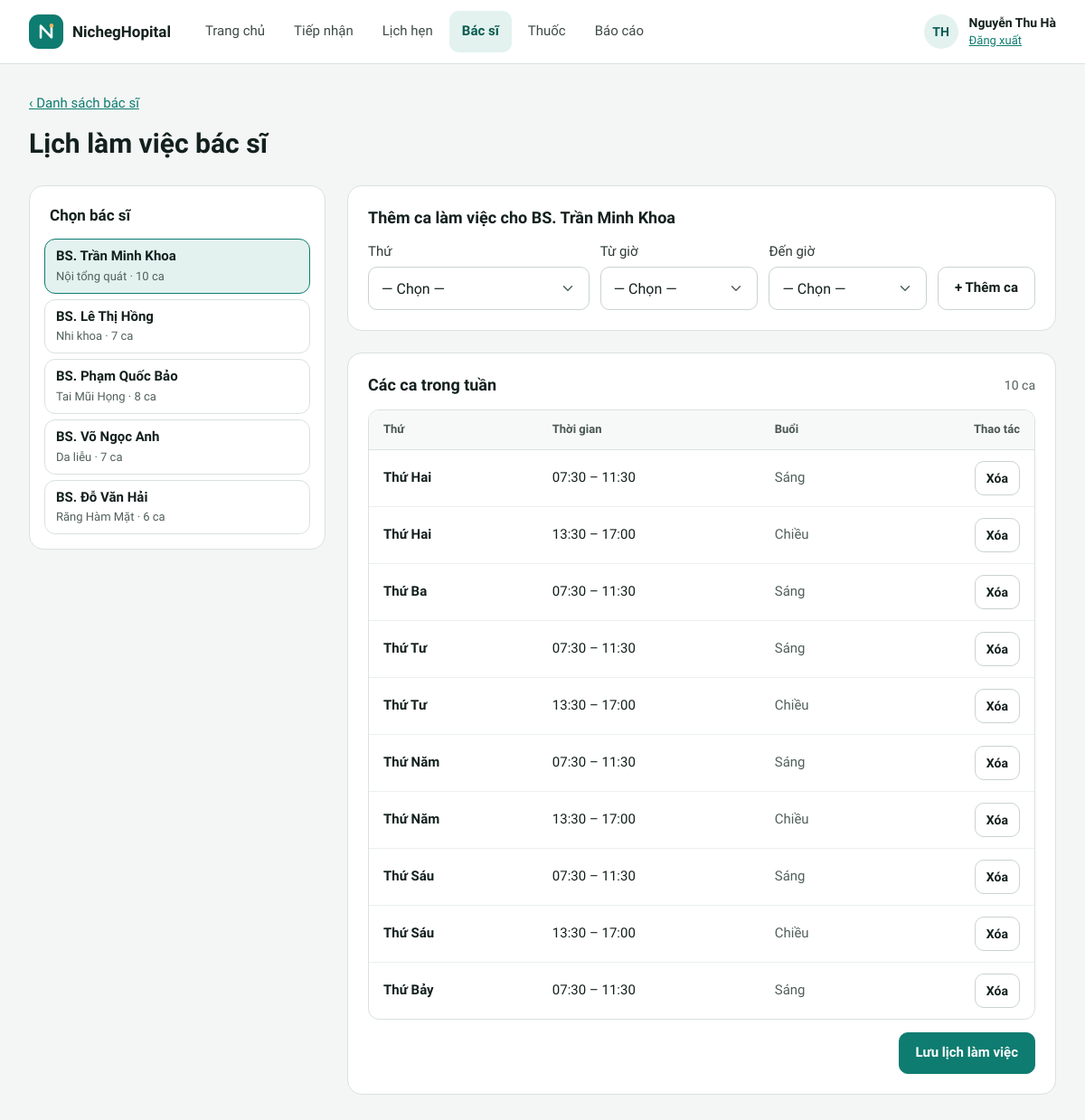
The app's page /quan-ly/lich-lam-viec.php (signed in) with its own data.
### tables this page shows
CREATE TABLE bac_si (
  id            INT UNSIGNED AUTO_INCREMENT PRIMARY KEY,
  ho_ten        VARCHAR(100) NOT NULL,
  chuyen_khoa   VARCHAR(50)  NOT NULL,
  phong         VARCHAR(20)  NOT NULL,
  so_dien_thoai CHAR(10)     NOT NULL,
  email         VARCHAR(100) NULL,
  trinh_do      VARCHAR(100) NULL
);

### includes/tien-ich.php (called while the page is built, shortened)
<?php
function e(mixed $gia_tri): string
{
    return htmlspecialchars((string) ($gia_tri ?? ''), ENT_QUOTES, 'UTF-8');
}
function duong_dan_goc(): string
{
    static $goc = null;
    if ($goc === null) {
        $thu_muc_public = str_replace('\\', '/', (string) realpath(__DIR__ . '/../public'));
        $goc_web = rtrim(str_replace('\\', '/', (string) realpath($_SERVER['DOCUMENT_ROOT'] ?? '')), '/');
        $goc = '';
        if ($goc_web !== '' && str_starts_with($thu_muc_public . '/', $goc_web . '/')) {
            $phan = trim(substr($thu_muc_public, strlen($goc_web)), '/');
            $goc = $phan === '' ? '' : '/' . implode('/', array_map('rawurlencode', explode('/', $phan)));
        }
    }
    return $goc;
}
function url(string $trang, array $tham_so = []): string
{
    $tham_so = array_filter($tham_so, fn($v) => $v !== null && $v !== '');
    $chuoi = $tham_so ? '?' . http_build_query($tham_so, '', '&', PHP_QUERY_RFC3986) : '';
    return duong_dan_goc() . '/' . ltrim($trang, '/') . $chuoi;
}
function ten_bac_si(string $ho_ten): string
{
    return 'BS. ' . $ho_ten;
}
function gio_ngan(string $gio): string
{
    return substr($gio, 0, 5);
}

### includes/csdl.php (called while the page is built, shortened)
<?php
function csdl(): PDO
{
    static $pdo = null;
    if ($pdo === null) {
        $dsn = sprintf('mysql:host=%s;port=%d;dbname=%s;charset=utf8mb4', CSDL_MAY_CHU, CSDL_CONG, CSDL_TEN);
        try {
            $pdo = new PDO($dsn, CSDL_NGUOI_DUNG, CSDL_MAT_KHAU, [
                PDO::ATTR_ERRMODE => PDO::ERRMODE_EXCEPTION,
                PDO::ATTR_DEFAULT_FETCH_MODE => PDO::FETCH_ASSOC,
                PDO::ATTR_EMULATE_PREPARES => false,
            ]);
            $pdo->exec("SET time_zone = '+07:00'");
        } catch (PDOException $loi) {
            http_response_code(500);
            exit('Không kết nối được cơ sở dữ liệu. Hãy kiểm tra MySQL đã chạy và đã chạy lệnh "php database/cai-dat.php" (xem README.md). Chi tiết: '
                . htmlspecialchars($loi->getMessage()));
        }
    }
    return $pdo;
}
function truy_van(string $sql, array $tham_so = []): PDOStatement
{
    $lenh = csdl()->prepare($sql);
    $lenh->execute($tham_so);
    return $lenh;
}
function nhieu_dong(string $sql, array $tham_so = []): array
{
    return truy_van($sql, $tham_so)->fetchAll();
}

### public/quan-ly/lich-lam-viec.php (the view, shortened to what this page needs)
<?php
$ds_bac_si = nhieu_dong(
    'SELECT bs.*, (SELECT COUNT(*) FROM ca_lam_viec c WHERE c.bac_si_id = bs.id) AS so_ca FROM bac_si bs ORDER BY bs.id'
);
$bac_si_id = (int) ($_POST['bs'] ?? $_GET['bs'] ?? $ds_bac_si[0]['id']);
$bac_si = null;
foreach ($ds_bac_si as $bs) {
    if ((int) $bs['id'] === $bac_si_id) {
        $bac_si = $bs;
    }
}
$bac_si ??= $ds_bac_si[0];
$moc_gio = cac_moc_gio();
$ds_ca = array_map(
    fn($c) => ['thu' => (int) $c['thu'], 'tu' => gio_ngan($c['gio_bat_dau']), 'den' => gio_ngan($c['gio_ket_thuc'])],
    nhieu_dong('SELECT * FROM ca_lam_viec WHERE bac_si_id = ? ORDER BY thu, gio_bat_dau', [$bac_si['id']])
);
?>
<main class="pg">
  <div class="pg-head">
    <a class="back-link" href="<?= e(url('quan-ly/bac-si.php')) ?>">‹ Danh sách bác sĩ</a>
    <h1>Lịch làm việc bác sĩ</h1>
  </div>
  <div class="split">
    <aside class="card p16 stack g6 side" style="flex:1 1 280px">
      <h2 class="side-title xs" style="font-size:17px">Chọn bác sĩ</h2>
      <?php foreach ($ds_bac_si as $bs): $chon = $bs['id'] === $bac_si['id']; ?>
        <a class="pick thin<?= $chon ? ' on' : '' ?>" href="<?= e(url('quan-ly/lich-lam-viec.php', ['bs' => $bs['id']])) ?>"<?= $chon ? ' aria-current="true"' : '' ?>>
          <span class="pick-col" style="gap:2px">
            <span class="t"><?= e(ten_bac_si($bs['ho_ten'])) ?></span>
            <span class="s"><?= e($bs['chuyen_khoa']) ?> · <?= (int) $bs['so_ca'] ?> ca</span>
          </span>
        </a>
      <?php endforeach; ?>
    </aside>
    <div class="main stack g24" style="flex:3 1 640px">
      <section class="card p22 stack g14">
        <h2 class="sm">Thêm ca làm việc cho <?= e(ten_bac_si($bac_si['ho_ten'])) ?></h2>
        <div class="add-grid ca">
          <div class="field">
            <label for="them-thu">Thứ</label>
            <select class="inp" id="them-thu"><option value="">— Chọn —</option><?= cac_lua_chon(THU_TRONG_TUAN, null, true) ?></select>
          </div>
          <div class="field">
            <label for="them-tu">Từ giờ</label>
            <select class="inp" id="them-tu"><option value="">— Chọn —</option><?= cac_lua_chon($moc_gio, null) ?></select>
          </div>
          <div class="field">
            <label for="them-den">Đến giờ</label>
            <select class="inp" id="them-den"><option value="">— Chọn —</option><?= cac_lua_chon($moc_gio, null) ?></select>
          </div>
          <button class="btn" type="button" id="them-ca">+ Thêm ca</button>
        </div>
      </section>
      <form class="card p22 stack g14" method="post" id="form-ca">
        <div class="row between" style="gap:10px">
          <h2 class="sm">Các ca trong tuần</h2>
          <span class="muted" style="font-size:14px"><span id="so-ca"><?= count($ds_ca) ?></span> ca</span>
        </div>
        <div class="tbl-box<?= $ds_ca ? '' : ' hidden' ?>" id="bang-ca">
          <table style="min-width:520px">
            <thead><tr><th>Thứ</th><th>Thời gian</th><th>Buổi</th><th class="t-right">Thao tác</th></tr></thead>
            <tbody id="ds-ca">
              <?php foreach ($ds_ca as $ca): ?>
                <tr data-thu="<?= $ca['thu'] ?>" data-tu="<?= e($ca['tu']) ?>" data-den="<?= e($ca['den']) ?>">
                  <td class="strong"><?= e(THU_TRONG_TUAN[$ca['thu']] ?? '?') ?></td>
                  <td class="num"><?= e($ca['tu']) ?> – <?= e($ca['den']) ?></td>
                  <td class="muted"><?= $ca['tu'] < '12:00' ? 'Sáng' : 'Chiều' ?></td>
                  <td class="t-right">
                    <button class="btn sm" type="button" data-xoa aria-label="<?= e('Xóa ca ' . (THU_TRONG_TUAN[$ca['thu']] ?? '') . ' ' . $ca['tu']) ?>">Xóa</button>
                  </td>
                </tr>
              <?php endforeach; ?>
            </tbody>
          </table>
        </div>
        <div class="row end">
          <button class="btn pri" type="submit">Lưu lịch làm việc</button>
        </div>
      </form>
    </div>
  </div>
</main>

### public/assets/app.css (style rules this page uses)
:root { --nen: #F4F6F5; --chu: #13201E; --chinh: #0E7C70; --chinh-dam: #0A5C53; --dam: #0B4F48; --nhat: #E3F2EF; --vien: #D9E1DF; --vien-o: #C9D3D0; --phu: #51605C; --nhan: #2F3B38; --ke: #EBEFEE; }
* { box-sizing: border-box; }
html { -webkit-text-size-adjust: 100%; scroll-padding-top: 88px; }
body { margin: 0; min-height: 100vh; background: var(--nen); color: var(--chu); font-family: 'Lexend', system-ui, sans-serif; font-size: 15px; line-height: 1.45; }
a { color: var(--chinh); }
h1, h2, h3, p { margin: 0; }
h1, h2, h3 { font-weight: 600; }
button, input, select, textarea { font: inherit; color: inherit; }
.muted { color: var(--phu); }
.num { font-variant-numeric: tabular-nums; }
.stack { display: flex; flex-direction: column; }
.g6 { gap: 6px; }
.g14 { gap: 14px; }
.g24 { gap: 24px; }
.row { display: flex; flex-wrap: wrap; align-items: center; gap: 12px; }
.between { justify-content: space-between; }
.end { justify-content: flex-end; }
.split { display: flex; flex-wrap: wrap; gap: 24px; align-items: flex-start; }
.split > .side { flex: 1 1 300px; min-width: 0; }
.split > .main { flex: 2.4 1 600px; min-width: 0; }
.pg { max-width: 1440px; margin: 0 auto; padding: 28px 32px 48px; display: flex; flex-direction: column; gap: 24px; }
.pg-head { display: flex; flex-direction: column; gap: 6px; }
.pg-head h1 { font-size: 30px; }
.back-link { font-size: 15px; font-weight: 500; min-height: 32px; display: inline-flex; align-items: center; align-self: flex-start; }
.card { background: #FFFFFF; border: 1px solid var(--vien); border-radius: 16px; }
.p16 { padding: 16px; }
.p22 { padding: 22px; }
.card h2 { font-size: 19px; }
.card h2.sm { font-size: 18px; }
.card h2.xs { font-size: 17px; }
.side-title { margin: 4px 6px 8px; font-size: 18px; }
.btn { min-height: 46px; padding: 0 18px; border-radius: 10px; border: 1px solid var(--vien-o); background: #FFFFFF; color: var(--chu); font-size: 15px; font-weight: 600; display: inline-flex; align-items: center; justify-content: center; gap: 8px; cursor: pointer; text-decoration: none; white-space: nowrap; }
.btn.sm, .bn .btn.sm { min-height: 38px; padding: 0 12px; font-size: 14px; border-radius: 10px; }
.btn.pri { background: var(--chinh); border-color: var(--chinh); color: #FFFFFF; }
.field { display: flex; flex-direction: column; gap: 6px; }
.field label { font-size: 15px; font-weight: 500; color: var(--nhan); }
.inp { min-height: 48px; padding: 0 14px; border: 1px solid var(--vien-o); border-radius: 10px; font-size: 16px; color: var(--chu); background: #FFFFFF; width: 100%; }
input.inp, select.inp { height: 48px; }
select.inp { -webkit-appearance: none; appearance: none; padding-right: 42px; cursor: pointer; }
.add-grid { display: grid; grid-template-columns: minmax(0, 2.2fr) minmax(96px, .8fr) minmax(0, 2.2fr) auto; gap: 12px; align-items: end; }
.add-grid.ca { grid-template-columns: minmax(0, 1.4fr) minmax(0, 1fr) minmax(0, 1fr) auto; }
.add-grid .btn { height: 48px; }
.tbl-box { overflow-x: auto; border: 1px solid var(--vien); border-radius: 12px; background: #FFFFFF; }
table { width: 100%; border-collapse: collapse; }
th { text-align: left; font-size: 13px; color: #4A5754; font-weight: 600; padding: 12px 16px; border-bottom: 1px solid var(--vien); background: #F7F9F8; white-space: nowrap; }
td { padding: 12px 16px; border-bottom: 1px solid var(--ke); font-size: 15px; vertical-align: middle; }
tbody tr:last-child td { border-bottom: 0; }
.t-right { text-align: right; }
.strong { font-weight: 600; }
.pick { display: flex; align-items: center; gap: 14px; padding: 14px 16px; border-radius: 14px; border: 2px solid var(--vien); background: #FFFFFF; color: var(--chu); text-decoration: none; text-align: left; width: 100%; min-height: 84px; }
.pick.on { border-color: var(--chinh); background: var(--nhat); }
.pick.thin { border-width: 1px; border-radius: 12px; min-height: 58px; padding: 8px 12px; gap: 12px; }
.pick .t { font-size: 16px; font-weight: 600; }
.pick .s { font-size: 14px; color: var(--phu); }
.pick.thin .t { font-size: 15px; }
.pick.thin .s, .pick.tall .s { font-size: 13px; }
.pick-col { display: flex; flex-direction: column; gap: 3px; flex: 1 1 auto; min-width: 0; }

### records on screen
bac_si: ho_ten "BS. Trần Minh Khoa", chuyen_khoa "Nội tổng quát", so_ca "10"
bac_si: ho_ten "BS. Lê Thị Hồng", chuyen_khoa "Nhi khoa", so_ca "7"
bac_si: ho_ten "BS. Phạm Quốc Bảo", chuyen_khoa "Tai Mũi Họng", so_ca "8"
bac_si: ho_ten "BS. Võ Ngọc Anh", chuyen_khoa "Da liễu", so_ca "7"
bac_si: ho_ten "BS. Đỗ Văn Hải", chuyen_khoa "Răng Hàm Mặt", so_ca "6"

### other values on screen
TEN_PHONG_KHAM "NichegHopital"
$nhan "Trang chủ"
$nhan "Tiếp nhận"
$nhan "Lịch hẹn"
$nhan "Bác sĩ"
$nhan "Thuốc"
$nhan "Báo cáo"
chu_cai_dau($nguoi_dung['ho_ten']) "TH"
$nguoi_dung['ho_ten'] "Nguyễn Thu Hà"
count($ds_ca) "10"
THU_TRONG_TUAN[$ca['thu']] "Thứ Hai"
$ca['tu'] "07:30"
$ca['den'] "11:30"
$ca['tu'] "13:30"
$ca['den'] "17:00"
